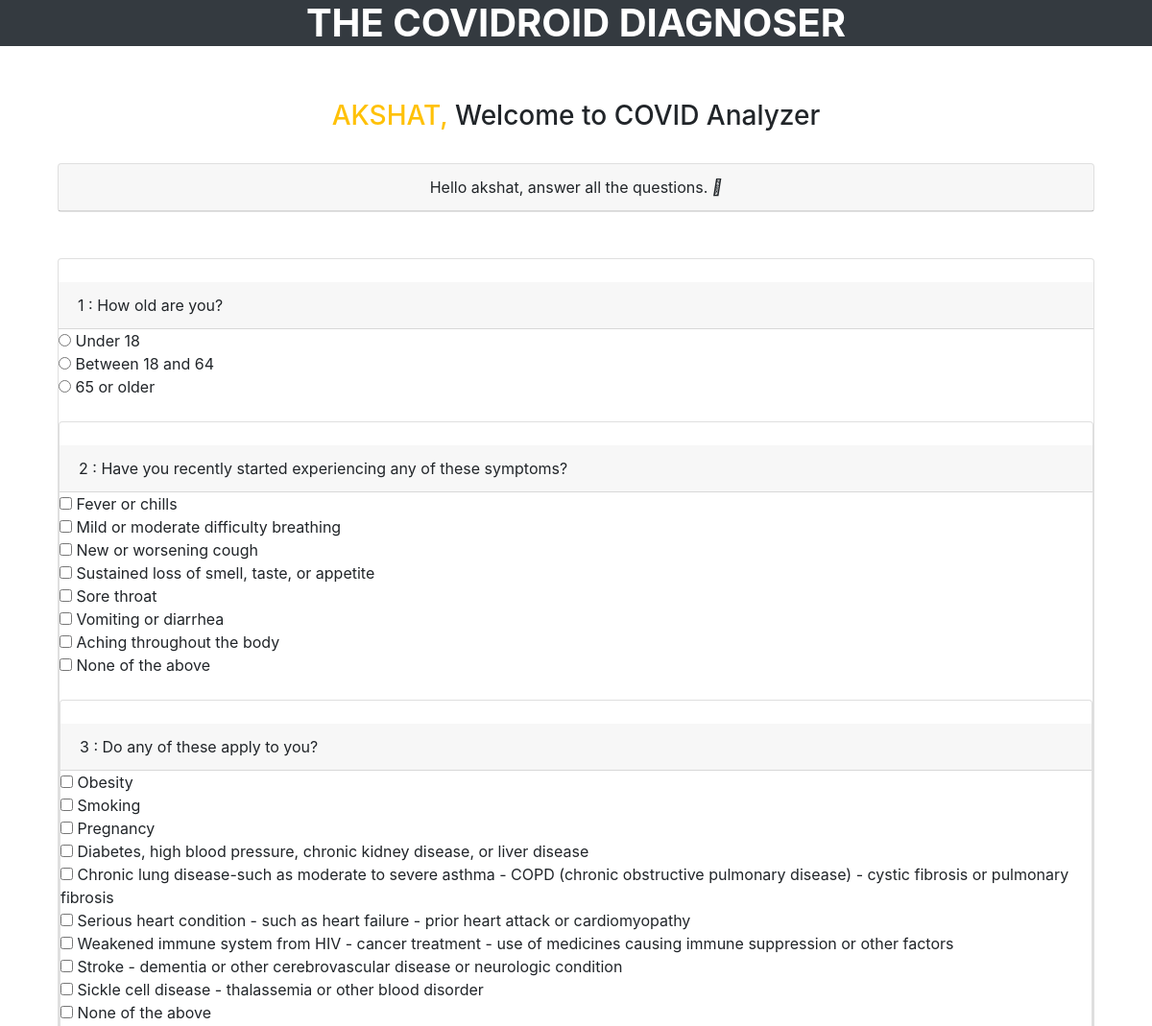
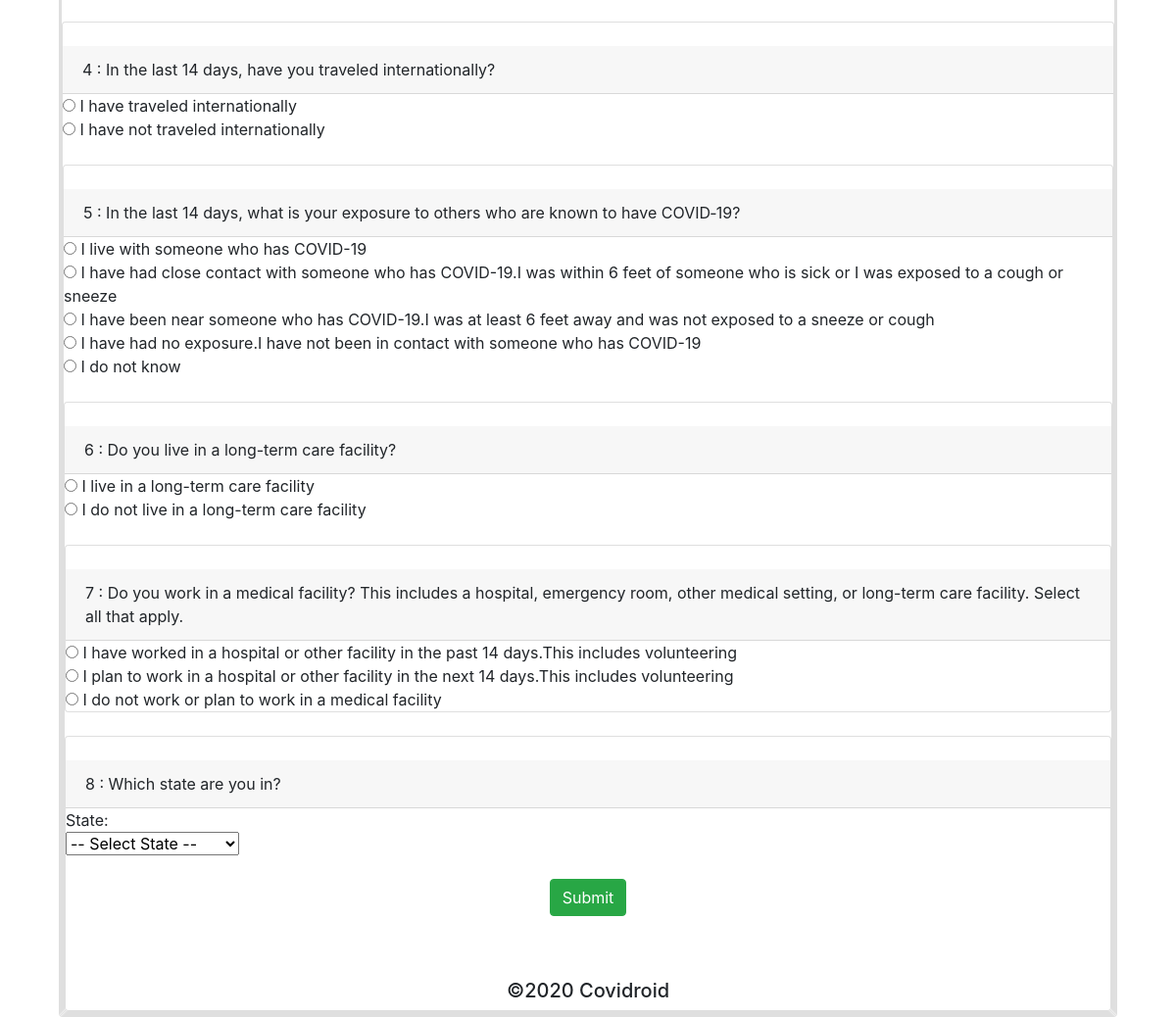
/home.php (signed in), run on the app's committed database (2 pictures, top to bottom).
### tables this page shows
CREATE TABLE `questionsh` (
  `eid` text NOT NULL,
  `qidh` int(4) NOT NULL,
  `qns` text NOT NULL,
  `ans_id` int(11) NOT NULL
);

CREATE TABLE `answerh` (
  `aid` int(250) NOT NULL,
  `answer` text NOT NULL,
  `ans_id` int(250) NOT NULL,
  `answerv` int(10) NOT NULL
);

### home.php (the view, shortened to what this page needs)
<?php
   $con = mysqli_connect('localhost','root');
   	mysqli_select_db($con,'quizdb1');
   ?>
<!DOCTYPE html>
<html>
   <head>
      <link rel="stylesheet" href="https://maxcdn.bootstrapcdn.com/bootstrap/4.0.0/css/bootstrap.min.css">
      <link rel="stylesheet" type="text/css" href="https://maxcdn.bootstrapcdn.com/font-awesome/4.7.0/css/font-awesome.min.css">
      <link rel="stylesheet" type="text/css" href="https://cdnjs.cloudflare.com/ajax/libs/font-awesome/4.7.0/css/font-awesome.css">
   </head>
   <body>
      <div>
         <h1 class="text-center text-white font-weight-bold text-uppercase bg-dark" > The COVIDROID Diagnoser </h1><br>
      <div class="container "><br>
         <div class="container">
            <div class=" col-lg-12 text-center">
               <h3> <a href="#" class="text-uppercase text-warning"> <?php echo $_SESSION['username']; ?>,</a> Welcome to COVID Analyzer </h3>
            </div>
            <br>
            <div>
               <div class="card">
                  <p class="card-header text-center" > Hello <?php echo $_SESSION['username']; ?>, answer all the questions. <i class="fas fa-thumbs-up"></i>	 </p>
               </div>
               <br>
               <form action="checked.php" method="post">
                  <?php
                     for($i=1;$i<2;$i++){
                     $l = 1;
                     $ansid = $i;
                     $sql1 = "SELECT * FROM `questionsh` WHERE `qidh` = $i ";
                     	$result1 = mysqli_query($con, $sql1);
                     		if (mysqli_num_rows($result1) > 0) {
                     						while($row1 = mysqli_fetch_assoc($result1)) {
                     	?>
                  <br>
                  <div class="card">
                     <br>
                     <p class="card-header">  <?php echo $i ." : ". $row1['qns']; ?> </p>
                     <?php
                        $sql = "SELECT * FROM `answerh` WHERE `ans_id` = $i ";
                        	$result = mysqli_query($con, $sql);
                        		if (mysqli_num_rows($result) > 0) {
                        						while($row = mysqli_fetch_assoc($result)) {
                        	?>
                     <div class="card-block">
                        <input type="radio" name="quizcheck[]" id="<?php echo $ansid; ?>" value="<?php echo $row['answerv']; ?>" > <?php echo $row['answer']; ?>
                        <br>
                     </div>
                     <?php
                        } }
                        $ansid = $ansid + $l;
                        } }}
                     ?>
                     <?php
                     for($i=2;$i<4;$i++){
                     $l = 1;
                     $ansid = $i;
                     $sql1 = "SELECT * FROM `questionsh` WHERE `qidh` = $i ";
                     	$result1 = mysqli_query($con, $sql1);
                     		if (mysqli_num_rows($result1) > 0) {
                     						while($row1 = mysqli_fetch_assoc($result1)) {
                     	?>
                  <br>
                  <div class="card">
                     <br>
                     <p class="card-header">  <?php echo $i ." : ". $row1['qns']; ?> </p>
                     <?php
                        $sql = "SELECT * FROM `answerh` WHERE `ans_id` = $i ";
                        	$result = mysqli_query($con, $sql);
                        		if (mysqli_num_rows($result) > 0) {
                        						while($row = mysqli_fetch_assoc($result)) {
                        	?>
                     <div class="card-block">
                        <input type="checkbox" name="quizcheck[]" id="<?php echo $ansid; ?>" value="<?php echo $row['answerv']; ?>" label="<?php echo $row['answer'] ?>" > <?php echo $row['answer']; ?>
                        <br>
                     </div>
                     <?php
                        } }
                        $ansid = $ansid + $l;
                        } }}
                     ?>
                     <?php
                     for($i=4;$i<8;$i++){
                     $l = 1;
                     $ansid = $i;
                     $sql1 = "SELECT * FROM `questionsh` WHERE `qidh` = $i ";
                     	$result1 = mysqli_query($con, $sql1);
                     		if (mysqli_num_rows($result1) > 0) {
                     						while($row1 = mysqli_fetch_assoc($result1)) {
                     	?>
                  <br>
                  <div class="card">
                     <br>
                     <p class="card-header">  <?php echo $i ." : ". $row1['qns']; ?> </p>
                     <?php
                        $sql = "SELECT * FROM `answerh` WHERE `ans_id` = $i ";
                        	$result = mysqli_query($con, $sql);
                        		if (mysqli_num_rows($result) > 0) {
                        						while($row = mysqli_fetch_assoc($result)) {
                        	?>
                     <div class="card-block">
                        <input type="radio" name="quizcheck[<?php echo $ansid; ?>]" id="<?php echo $ansid; ?>" value="<?php echo $row['answerv']; ?>" > <?php echo $row['answer']; ?>
                        <br>
                     </div>
                     <?php
                        } }
                        $ansid = $ansid + $l;
                        } }}
                     ?>
                  </div>
                  <?php
                     for($i=8;$i<9;$i++){
                     $sql1 = "SELECT * FROM `questionsh` WHERE `qidh` = $i ";
                     	$result1 = mysqli_query($con, $sql1);
                     		if (mysqli_num_rows($result1) > 0) {
                     						while($row1 = mysqli_fetch_assoc($result1)) {
                     	?>
                  <br>
                  <div class="card">
                     <br>
                     <p class="card-header">  <?php echo $i ." : ". $row1['qns']; ?> </p>
                     <?php
                        } }}
                     ?>
   <div class="card-block">
   <form>
   State:
  <select>
    <option disabled selected>-- Select State --</option>
  </select>
</form>
</div>
                  <br>
                  <input type="submit" name="submit" Value="Submit" class="btn btn-success m-auto d-block" /> <br>
               </form>
         <br>
         <footer>
            <h5 class="text-center"> &copy2020 Covidroid </h5>
         </footer>
      </div>
   </body>
</html>

### data on the page
questionsh: qns "How old are you?"
answerh: answer "Under 18"
answerh: answer "Between 18 and 64"
answerh: answer "65 or older"
questionsh: qns "Have you recently started experiencing any of these symptoms?"
answerh: answer "Fever or chills"
answerh: answer "Mild or moderate difficulty breathing"
answerh: answer "New or worsening cough"
answerh: answer "Sustained loss of smell, taste, or appetite"
answerh: answer "Sore throat"
answerh: answer "Vomiting or diarrhea"
answerh: answer "Aching throughout the body"
answerh: answer "None of the above"
questionsh: qns "Do any of these apply to you?"
answerh: answer "Obesity"
answerh: answer "Smoking"
answerh: answer "Pregnancy"
answerh: answer "Diabetes, high blood pressure, chronic kidney disease, or liver disease"
answerh: answer "Chronic lung disease-such as moderate to severe asthma - COPD (chronic obstructive pulmonary disease) - cystic fibrosis or pulmonary fibrosis"
answerh: answer "Serious heart condition - such as heart failure - prior heart attack or cardiomyopathy"
answerh: answer "Weakened immune system from HIV - cancer treatment - use of medicines causing immune suppression or other factors"
answerh: answer "Stroke - dementia or other cerebrovascular disease or neurologic condition"
answerh: answer "Sickle cell disease - thalassemia or other blood disorder"
answerh: answer "None of the above"
questionsh: qns "In the last 14 days, have you traveled internationally?"
answerh: answer "I have traveled internationally"
answerh: answer "I have not traveled internationally"
questionsh: qns "In the last 14 days, what is your exposure to others who are known to have COVID‑19?"
answerh: answer "I live with someone who has COVID-19"
answerh: answer "I have had close contact with someone who has COVID-19.I was within 6 feet of someone who is sick or I was exposed to a cough or sneeze"
answerh: answer "I have been near someone who has COVID-19.I was at least 6 feet away and was not exposed to a sneeze or cough"
answerh: answer "I have had no exposure.I have not been in contact with someone who has COVID-19"
answerh: answer "I do not know"
questionsh: qns "Do you live in a long-term care facility?"
answerh: answer "I live in a long-term care facility"
answerh: answer "I do not live in a long-term care facility"
questionsh: qns "Do you work in a medical facility? This includes a hospital, emergency room, other medical setting, or long-term care facility. Select all that apply."
answerh: answer "I have worked in a hospital or other facility in the past 14 days.This includes volunteering"
answerh: answer "I plan to work in a hospital or other facility in the next 14 days.This includes volunteering"
answerh: answer "I do not work or plan to work in a medical facility"
questionsh: qns "Which state are you in?"

### other printed values
$_SESSION['username'] "AKSHAT"
$_SESSION['username'] "akshat"
